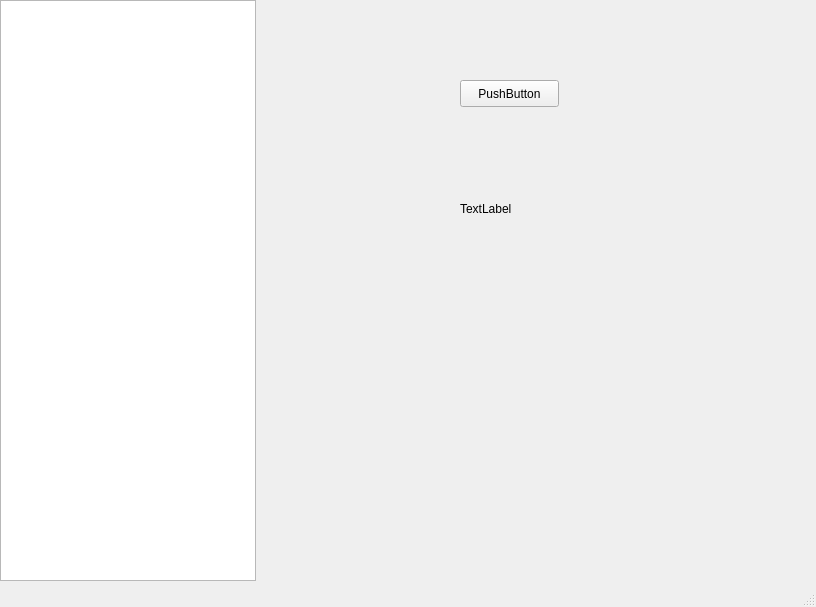
<?xml version="1.0" encoding="UTF-8"?>
<ui version="4.0">
 <class>MainWindow</class>
 <widget class="QMainWindow" name="MainWindow">
  <property name="geometry">
   <rect>
    <x>0</x>
    <y>0</y>
    <width>816</width>
    <height>607</height>
   </rect>
  </property>
  <property name="windowTitle">
   <string>MainWindow</string>
  </property>
  <widget class="QWidget" name="centralwidget">
   <widget class="QListWidget" name="listWidget">
    <property name="geometry">
     <rect>
      <x>0</x>
      <y>0</y>
      <width>256</width>
      <height>581</height>
     </rect>
    </property>
   </widget>
   <widget class="QWidget" name="widget" native="true">
    <property name="geometry">
     <rect>
      <x>300</x>
      <y>300</y>
      <width>120</width>
      <height>80</height>
     </rect>
    </property>
   </widget>
   <widget class="QWidget" name="widget_2" native="true">
    <property name="geometry">
     <rect>
      <x>260</x>
      <y>10</y>
      <width>541</width>
      <height>521</height>
     </rect>
    </property>
    <widget class="QPushButton" name="pushButton">
     <property name="geometry">
      <rect>
       <x>200</x>
       <y>70</y>
       <width>99</width>
       <height>27</height>
      </rect>
     </property>
     <property name="text">
      <string>PushButton</string>
     </property>
    </widget>
    <widget class="QLabel" name="label">
     <property name="geometry">
      <rect>
       <x>200</x>
       <y>190</y>
       <width>67</width>
       <height>17</height>
      </rect>
     </property>
     <property name="text">
      <string>TextLabel</string>
     </property>
    </widget>
   </widget>
  </widget>
  <widget class="QMenuBar" name="menubar">
   <property name="geometry">
    <rect>
     <x>0</x>
     <y>0</y>
     <width>816</width>
     <height>25</height>
    </rect>
   </property>
  </widget>
  <widget class="QStatusBar" name="statusbar"/>
 </widget>
 <resources/>
 <connections/>
</ui>
